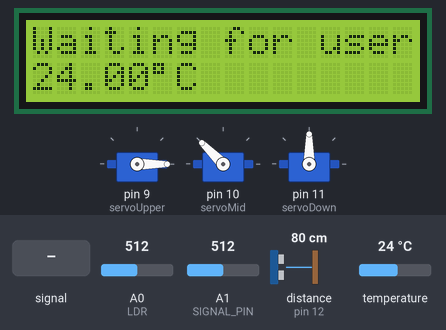
The sketch below on a simulated Arduino Uno, built with avr-gcc and run on an emulated ATmega328P. On the bench: 16×2 character LCD, 3 × servo. Wiring (inferred from the names in the program): ultrasonic range finder: trigger pin 13; echo pin 12. Inputs (shaded band) come from the test bench; at power-on: distance to the obstacle (sensor on pin 12) 80 cm, temperature 24 °C, A0 (LDR) = 512, A1 (SIGNAL_PIN) = 512. The echo pulse lasts 58.3 µs per cm; what the sketch prints to the serial monitor is not drawn.

Above: at 1.2 s.
1.3 s: distance to the obstacle (sensor on pin 12) set to 18 cm
7.1 s: distance to the obstacle (sensor on pin 12) set to 14 cm
At 8.9 s:
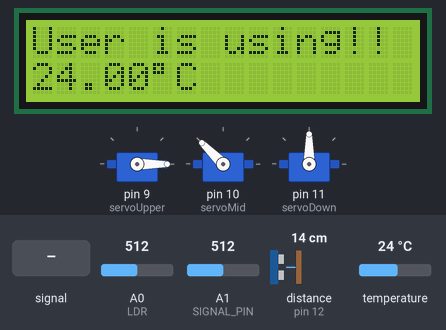
12.9 s: temperature set to 15.6 °C
At 14.4 s:
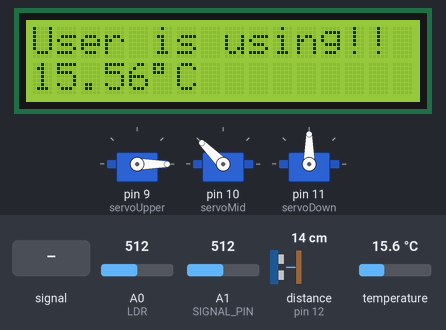
15.4 s: temperature set to 14.3 °C
At 18.1 s:
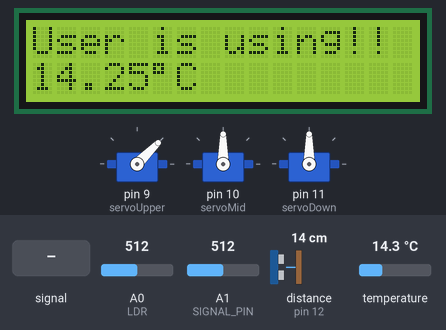
21.2 s: A1 (SIGNAL_PIN) fed a 200 Hz sine of ±460 counts around its level
At 23.6 s:
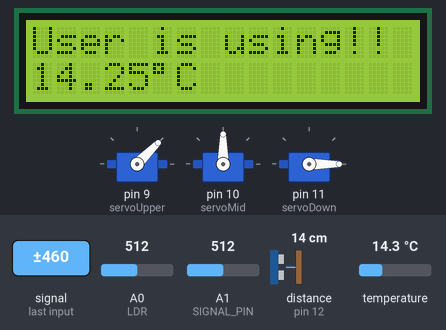
27.0 s: A0 (LDR) set to 290
Timing chart, 0 to 33.8 s (numbered marks = the images above; inputs shaded):
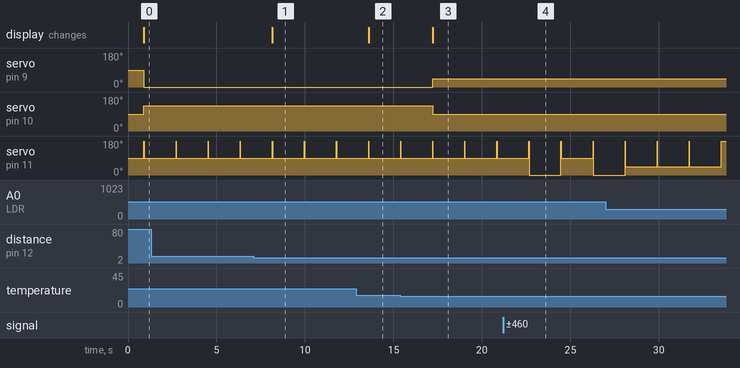

The sketch:

A3iteration.ino
```cpp
#include <OneWire.h>
#include <DallasTemperature.h>
#include <Servo.h>
#include <LiquidCrystal_I2C.h>
Servo servoUpper;
Servo servoMid;
Servo servoDown;
Servo servoLeft;
Servo servoRight;
#define ONE_WIRE_BUS 4

#define FULLSTEP 4
#define LED_PIN     2
#define SIGNAL_PIN  A1
#define THRESHOLD   300
#define LDR A0 // Photoresistor at Arduino analog pin A0

int value = 0; // variable to store the sensor value
int button = 7;
// Setup a oneWire instance to communicate with any OneWire devices
OneWire oneWire(ONE_WIRE_BUS);
// Pass our oneWire reference to Dallas Temperature sensor
DallasTemperature sensors(&oneWire);
float getCurrentTem;
float  curTem;
               // choose the pin for the LED
int inputPin = 2;               // choose the input pin (for PIR sensor)
int pirState = LOW;             // we start, assuming no motion detected
int val = 10;
const int buttonPin = 12;
boolean change;
float duration_us, distance_cm;
LiquidCrystal_I2C lcd(0x27, 16, 2);


int trigPin = 13;    // TRIG pin
int echoPin = 12;    // ECHO pin

void updateLCD() {
  if (change==false){
      lcd.clear();
    lcd.setCursor(0, 0);
    lcd.print("Waiting for user!!");
    lcd.setCursor(0, 1);
    lcd.print(curTem);    // print the temperature in Celsius
    lcd.print((char)223);      // print ° character
    lcd.print("C");
  }
  else {
    lcd.clear();
    lcd.setCursor(0, 0);
    lcd.print("User is using!!");
    lcd.setCursor(0, 1);
    lcd.print(curTem);    // print the temperature in Celsius
    lcd.print((char)223);      // print ° character
    lcd.print("C");

  }


}
void setup(void)
{

  // Start serial communication for debugging purposes
  Serial.begin(9600);
    lcd.init(); // initialize the lcd
  lcd.backlight();
  // Start up the library

  pinMode(LDR, INPUT);// Set LDR - A0 pin as an input (optional)
  pinMode(button, INPUT);
  servoUpper.attach(9);
  servoMid.attach(10);
  servoDown.attach(11);

  updateLCD();
  pinMode(inputPin, INPUT);     // declare sensor as input
     // configure the trigger pin to output mode
  pinMode(trigPin, OUTPUT);
  // configure the echo pin to input mode
  pinMode(echoPin, INPUT);
  Serial.begin(9600);
    pinMode(buttonPin, INPUT);


}


void loop(void){


  // // Call sensors.requestTemperatures() to issue a global temperature and Requests to all devices on the bus
  sensors.requestTemperatures();
  curTem=sensors.getTempCByIndex(0);

  // Serial.print("Celsius temperature: ");
  // // Why "byIndex"? You can have more than one IC on the same bus. 0 refers to the first IC on the wire
  // Serial.print(sensors.getTempCByIndex(0));
  delay(10);

// generate 10-microsecond pulse to TRIG pin
  digitalWrite(trigPin, HIGH);
  delayMicroseconds(10);
  digitalWrite(trigPin, LOW);

  // measure duration of pulse from ECHO pin
  duration_us = pulseIn(echoPin, HIGH);

  // calculate the distance
  distance_cm = 0.017 * duration_us;

  // print the value to Serial Monitor
  Serial.print("distance: ");
  Serial.print(distance_cm);
  Serial.println(" cm");


  if(distance_cm <= 15){
    change = true; // Update change to true when distance is less than 15 cm
  } else {
    change = false; // Otherwise, set change to false
  }

  updateLCD(); // Update the LCD based on the current state of change


  //-30 degree
  // Serial.print(curTem);
  if(curTem<=0){
     servoUpper.write(180);
     servoMid.write(0);
    servoDown.write(135);
  }
  //-30  to -15
  else if (curTem>0 && curTem<=5 ){
    servoDown.write(180);
      servoUpper.write(135);
      servoMid.write(45);
      // servoDown.write(90);
  }
// -15 to 0
  else if (curTem>5  && curTem<=10 ){
    servoDown.write(180);
     servoUpper.write(95);
     servoMid.write(45);
     //0 to 15
  }else if(curTem>10&&curTem<=15){
    servoDown.write(180);
       servoUpper.write(45);
        servoMid.write(90);
        servoDown.write(180);
        // above 15
  }else if(curTem>15){
    servoDown.write(180);
     servoUpper.write(0);
        servoMid.write(135);

  }


  //Create the water leverl sensor
  delay(10);                      // wait 10 milliseconds
  value = analogRead(SIGNAL_PIN); // read the analog value from sensor


  Serial.print("\n");
  Serial.print("water Sensor value: ");
  Serial.println(value);

  // create the sun shine detector
  int LDRvalue = analogRead(LDR);
  //You can change value "25"
  Serial.println("lighe Sensor value: ");
  Serial.println(LDRvalue);
  bool changeFalge = false;
  if(value >= 100 && LDRvalue <=300){
      servoDown.write(45);

  }
  else if(LDRvalue>=300&&value <= 100){
            // servoMid.write(135);                         // waits 10ms for the servo to reach the position
    servoDown.write(0);
  }else if(value >= 100 &&LDRvalue>=300 ){
        servoDown.write(90);
  }else {
    //
  }


  delay(1000); //Small delay


}
```

Measured:
- the behaviour switches between 16 and 15 cm on distance to the obstacle (sensor on pin 12) (found by bisection; images 0 and 1)
- the behaviour switches between 15.1 and 15 °C on temperature (found by bisection; images 2 and 3)
- after the input at 7.1 s, the display: changes after 1.1 s (image 1)
- after the input at 12.9 s, the display: changes after 0.70 s (image 2)
- after the input at 15.4 s, servo on pin 9 (servoUpper): 0° → 45° after 1.8 s; servo on pin 10 (servoMid): 135° → 90° after 1.8 s; the display: changes after 1.8 s (image 3)
